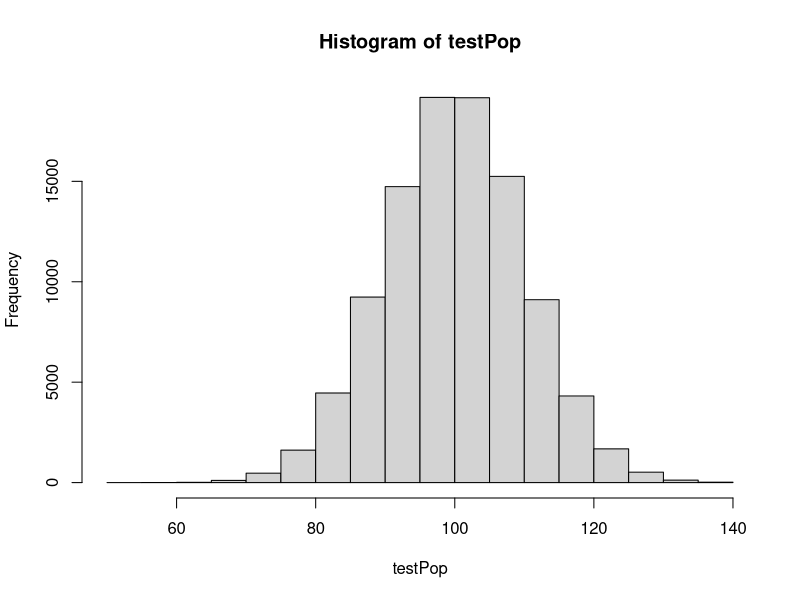
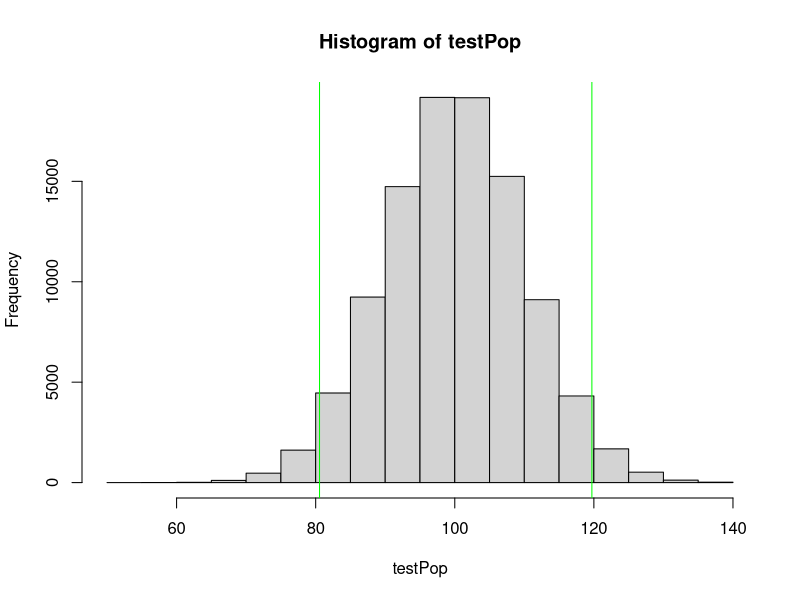
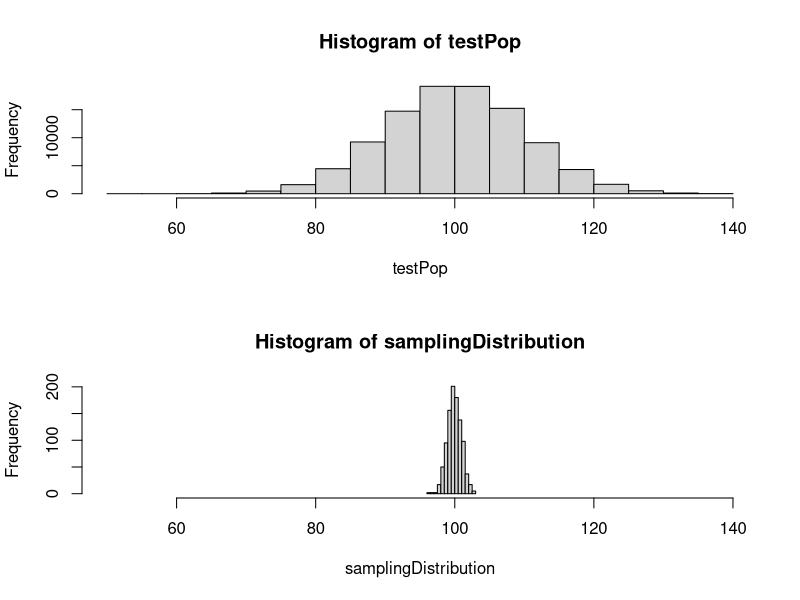
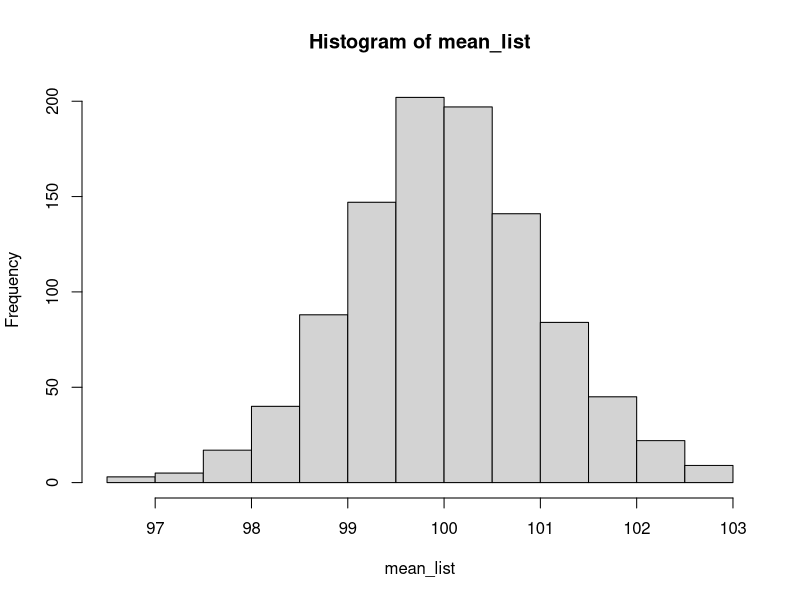
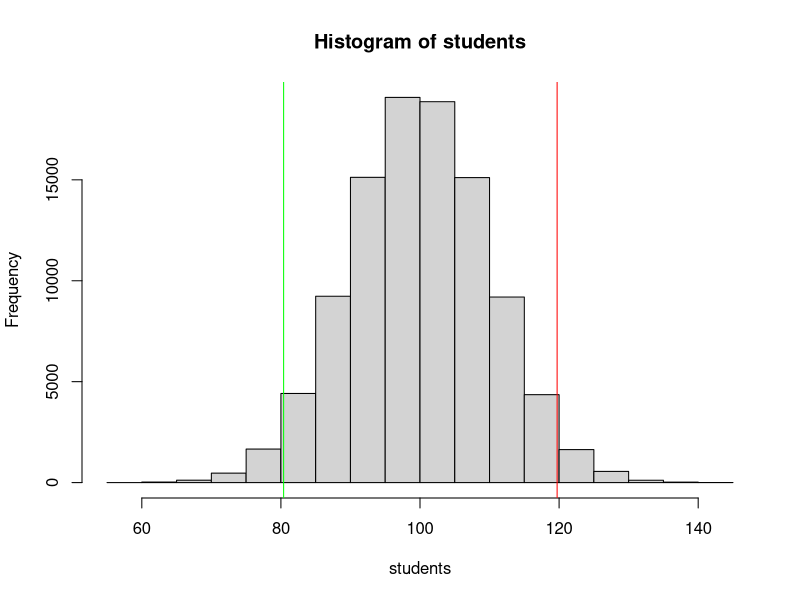
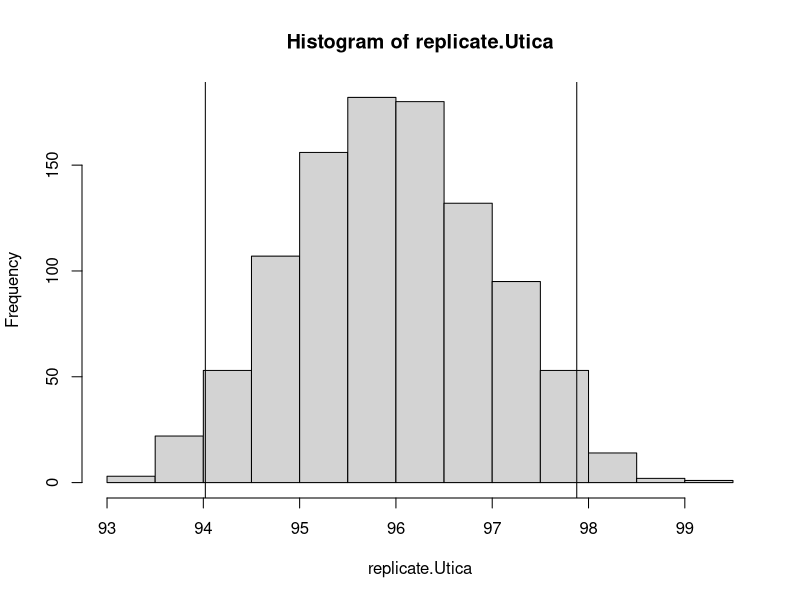
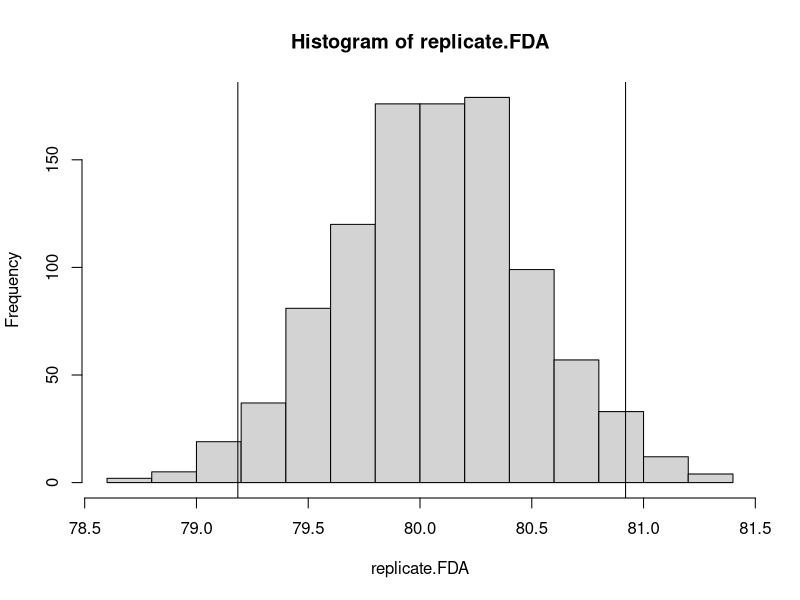
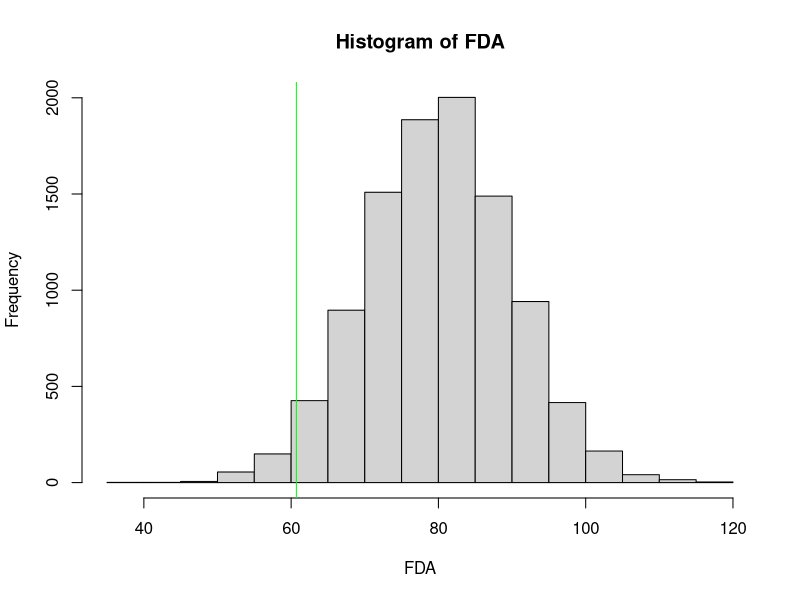

R code for these plots, in order:
######################################################
# IST772, Chapter 3
#
# Student Name: Wanyue Xiao
# Homework Number: Week 3
# Date: 09/05/2020
#
# Sttribution statement:
# 1. I did this homework by myself, with help from the book and the professor.

#Exercise 1 
set.seed(1234) 
testPop <- rnorm(100000, mean=100, sd=10)
hist(testPop)
# The distribution of this histogram has a bell shape, indicating it is normally
# distributed. The center of this histogram is about 100.

# EXERCISE 2
hist(testPop)
abline(v=quantile(testPop, probs=0.025),col="green") # Lower tail
abline(v=quantile(testPop, probs=0.975),col="green") # Upper tail 
quantile(testPop, probs = c(0.025, 0.975))

#EXERCISE 3
# the % of the cases that occur in the central region is 95%
# What percentage falls in the lower tail, below the 0.025 quantile in the histogram?
# the % that falls in the lower tail is 2.5
# What percentage falls in the upper tail, above the 0.975 quantile?
# the % that falls above in the upper tail is 2.5

#EXERCISE 4
sampleTestScores <- function(n){sample(testPop,size=n,replace=TRUE)}
# by creating a function whcih takes one parameter n, it returns samples of size n from
# the testPop dataset with replacement 
samplingDistribution <- replicate(1000, mean(sampleTestScores(100)))
# to create a sample distribution, replicate the calculation of the mean of # the sample of the 
# data set with size = 100 1000 times.

#EXERCISE 5
par(mfrow=c(2,1)) # Divide the plot area horizontally 
hist(testPop, xlim=c(50,140))
hist(samplingDistribution, xlim=c(50,140)) 
par(mfrow=c(1,1)) # Restore the plot area 

# Case A:  
#QUESTION 1 What is the mean of the sampling distribution? 
students <- rnorm(100000, mean=100, sd=10)
sample_student <- function(n){sample(students,size=n,replace=TRUE)} 
get_mean <- mean(sample_student(100))
get_mean #98.98 is the mean 
mean_list <- replicate(1000, mean(sample_student(100)))
hist(mean_list)

#QUESTION 2
hist(students)
abline(v=quantile(students, probs=0.025),col="green")
quantile(students, probs=0.025)

#QUESTION 3
abline(v=quantile(students, probs=0.975),col="red")
quantile(students, probs=0.975) 

#QUESTION 4
quantInv <- function(distr, value) ecdf(distr)(value)
quantInv(students, 101) # 0.5396 quantile

#QUESTION 5
# could not tell

#Case B:
# QUESTION 1
Utica <- rnorm(10000, mean=96, sd=10)
Utica.sample <- function(n){sample(Utica,size=n,replace=TRUE)} 
Utica.mean <- mean(Utica.sample(100))
Utica.mean 
replicate.Utica <- replicate(1000, mean(Utica.sample(100)))
hist(replicate.Utica)
abline(v=quantile(replicate.Utica, probs = c(0.025,0.975)))

# QUESTION 2
# yes, the new mean was drawn from the population that created the sampling distribution 

# Case C
# QUESTION 1
FDA <- rnorm(10000, mean=80, sd=10)
FDA.sample <- function(n){sample(FDA,size=n,replace=TRUE)} 
FDA.mean <- mean(FDA.sample(500))
FDA.mean 
replicate.FDA <- replicate(1000, mean(FDA.sample(500)))
hist(replicate.FDA)
abline(v=quantile(replicate.FDA, probs = c(0.025,0.975)))
# QUESTION 2
hist(FDA)
abline(v=quantile(FDA, probs=0.025),col="green")
quantile(FDA, probs=0.025)
# QUESTION 3
hist(FDA)
abline(v=quantile(FDA, probs=0.925),col="red")
quantile(FDA, probs=0.925)
# QUESTION 4
quantInv <- function(distr, value) ecdf(distr)(value)
quantInv(FDA, 79) # 0.4654 quantile
# QUESTION 5
# Yes, it is.
# QUESTION 6
# The sample size and population mean are changing. 




